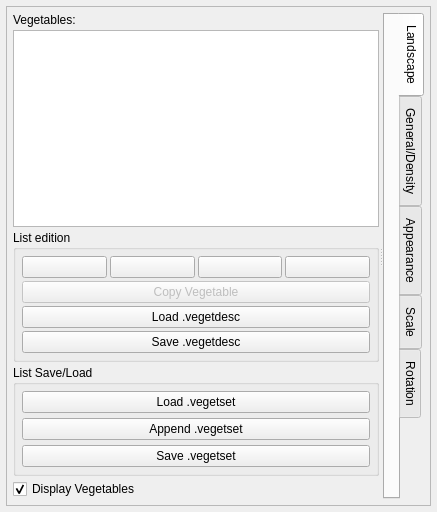
<?xml version="1.0" encoding="UTF-8"?>
<ui version="4.0">
 <class>CVegetableDialog</class>
 <widget class="QDockWidget" name="CVegetableDialog">
  <property name="geometry">
   <rect>
    <x>0</x>
    <y>0</y>
    <width>437</width>
    <height>512</height>
   </rect>
  </property>
  <property name="windowIcon">
   <iconset resource="object_viewer.qrc">
    <normaloff>:/icons/ic_nel_veget.png</normaloff>:/icons/ic_nel_veget.png</iconset>
  </property>
  <property name="windowTitle">
   <string>Vegetable editor</string>
  </property>
  <widget class="QWidget" name="dockWidgetContents">
   <layout class="QGridLayout" name="gridLayout_3">
    <property name="margin">
     <number>6</number>
    </property>
    <property name="spacing">
     <number>5</number>
    </property>
    <item row="0" column="0">
     <widget class="QScrollArea" name="scrollArea">
      <property name="widgetResizable">
       <bool>true</bool>
      </property>
      <widget class="QWidget" name="scrollAreaWidgetContents">
       <property name="geometry">
        <rect>
         <x>0</x>
         <y>0</y>
         <width>423</width>
         <height>476</height>
        </rect>
       </property>
       <layout class="QGridLayout" name="gridLayout_4">
        <property name="margin">
         <number>6</number>
        </property>
        <property name="spacing">
         <number>3</number>
        </property>
        <item row="0" column="0">
         <widget class="QSplitter" name="splitter">
          <property name="orientation">
           <enum>Qt::Horizontal</enum>
          </property>
          <widget class="QWidget" name="layoutWidget">
           <layout class="QVBoxLayout" name="verticalLayout">
            <property name="spacing">
             <number>3</number>
            </property>
            <item>
             <widget class="QLabel" name="label">
              <property name="text">
               <string>Vegetables:</string>
              </property>
             </widget>
            </item>
            <item>
             <widget class="QListWidget" name="listWidget">
              <property name="sizePolicy">
               <sizepolicy hsizetype="Preferred" vsizetype="Expanding">
                <horstretch>0</horstretch>
                <verstretch>0</verstretch>
               </sizepolicy>
              </property>
              <property name="maximumSize">
               <size>
                <width>16777215</width>
                <height>16777215</height>
               </size>
              </property>
             </widget>
            </item>
            <item>
             <widget class="QGroupBox" name="groupBox">
              <property name="title">
               <string>List edition</string>
              </property>
              <layout class="QGridLayout" name="gridLayout">
               <property name="margin">
                <number>6</number>
               </property>
               <property name="spacing">
                <number>3</number>
               </property>
               <item row="0" column="0">
                <widget class="QPushButton" name="addtPushButton">
                 <property name="sizePolicy">
                  <sizepolicy hsizetype="Preferred" vsizetype="Preferred">
                   <horstretch>0</horstretch>
                   <verstretch>0</verstretch>
                  </sizepolicy>
                 </property>
                 <property name="toolTip">
                  <string>Add vegetable</string>
                 </property>
                 <property name="text">
                  <string/>
                 </property>
                 <property name="icon">
                  <iconset resource="object_viewer.qrc">
                   <normaloff>:/icons/ic_nel_add_item.png</normaloff>:/icons/ic_nel_add_item.png</iconset>
                 </property>
                </widget>
               </item>
               <item row="0" column="1">
                <widget class="QPushButton" name="delPushButton">
                 <property name="sizePolicy">
                  <sizepolicy hsizetype="Preferred" vsizetype="Preferred">
                   <horstretch>0</horstretch>
                   <verstretch>0</verstretch>
                  </sizepolicy>
                 </property>
                 <property name="toolTip">
                  <string>Remove vegetable</string>
                 </property>
                 <property name="text">
                  <string/>
                 </property>
                 <property name="icon">
                  <iconset resource="object_viewer.qrc">
                   <normaloff>:/icons/ic_nel_delete_item.png</normaloff>:/icons/ic_nel_delete_item.png</iconset>
                 </property>
                </widget>
               </item>
               <item row="0" column="2">
                <widget class="QPushButton" name="insPushButton">
                 <property name="sizePolicy">
                  <sizepolicy hsizetype="Preferred" vsizetype="Preferred">
                   <horstretch>0</horstretch>
                   <verstretch>0</verstretch>
                  </sizepolicy>
                 </property>
                 <property name="toolTip">
                  <string>Insert vegetable</string>
                 </property>
                 <property name="text">
                  <string/>
                 </property>
                 <property name="icon">
                  <iconset resource="object_viewer.qrc">
                   <normaloff>:/icons/ic_nel_insert_item.png</normaloff>:/icons/ic_nel_insert_item.png</iconset>
                 </property>
                </widget>
               </item>
               <item row="0" column="3">
                <widget class="QPushButton" name="clearPushButton">
                 <property name="sizePolicy">
                  <sizepolicy hsizetype="Preferred" vsizetype="Preferred">
                   <horstretch>0</horstretch>
                   <verstretch>0</verstretch>
                  </sizepolicy>
                 </property>
                 <property name="toolTip">
                  <string>Clear all vegetables</string>
                 </property>
                 <property name="text">
                  <string/>
                 </property>
                 <property name="icon">
                  <iconset resource="object_viewer.qrc">
                   <normaloff>:/icons/ic_nel_reset_all.png</normaloff>:/icons/ic_nel_reset_all.png</iconset>
                 </property>
                </widget>
               </item>
               <item row="1" column="0" colspan="4">
                <widget class="QPushButton" name="copyVegetPushButton">
                 <property name="enabled">
                  <bool>false</bool>
                 </property>
                 <property name="text">
                  <string>Copy Vegetable</string>
                 </property>
                </widget>
               </item>
               <item row="2" column="0" colspan="4">
                <widget class="QPushButton" name="loadVegetdescPushButton">
                 <property name="text">
                  <string>Load .vegetdesc</string>
                 </property>
                </widget>
               </item>
               <item row="3" column="0" colspan="4">
                <widget class="QPushButton" name="saveVegetdescPushButton">
                 <property name="text">
                  <string>Save .vegetdesc</string>
                 </property>
                </widget>
               </item>
              </layout>
             </widget>
            </item>
            <item>
             <widget class="QGroupBox" name="groupBox_2">
              <property name="title">
               <string>List Save/Load</string>
              </property>
              <layout class="QGridLayout" name="gridLayout_2">
               <property name="margin">
                <number>6</number>
               </property>
               <property name="spacing">
                <number>5</number>
               </property>
               <item row="0" column="0">
                <widget class="QPushButton" name="loadVegetsetPushButton">
                 <property name="text">
                  <string>Load .vegetset</string>
                 </property>
                 <property name="icon">
                  <iconset resource="object_viewer.qrc">
                   <normaloff>:/icons/ic_nel_vegetset.png</normaloff>:/icons/ic_nel_vegetset.png</iconset>
                 </property>
                </widget>
               </item>
               <item row="1" column="0">
                <widget class="QPushButton" name="appendVegetsetPushButton">
                 <property name="text">
                  <string>Append .vegetset</string>
                 </property>
                 <property name="icon">
                  <iconset resource="object_viewer.qrc">
                   <normaloff>:/icons/ic_nel_append_item.png</normaloff>:/icons/ic_nel_append_item.png</iconset>
                 </property>
                </widget>
               </item>
               <item row="2" column="0">
                <widget class="QPushButton" name="saveVegetsetPushButton">
                 <property name="text">
                  <string>Save .vegetset</string>
                 </property>
                 <property name="icon">
                  <iconset resource="object_viewer.qrc">
                   <normaloff>:/icons/ic_nel_save.png</normaloff>:/icons/ic_nel_save.png</iconset>
                 </property>
                </widget>
               </item>
              </layout>
             </widget>
            </item>
            <item>
             <widget class="QCheckBox" name="showVegetCheckBox">
              <property name="enabled">
               <bool>true</bool>
              </property>
              <property name="text">
               <string>Display Vegetables</string>
              </property>
              <property name="checked">
               <bool>true</bool>
              </property>
             </widget>
            </item>
           </layout>
          </widget>
          <widget class="QTabWidget" name="tabWidget">
           <property name="tabPosition">
            <enum>QTabWidget::East</enum>
           </property>
           <property name="currentIndex">
            <number>0</number>
           </property>
           <widget class="NLQT::CVegetableLandscapePage" name="landscapePage">
            <attribute name="title">
             <string>Landscape</string>
            </attribute>
           </widget>
           <widget class="NLQT::CVegetableDensityPage" name="densityPage">
            <attribute name="title">
             <string>General/Density</string>
            </attribute>
           </widget>
           <widget class="NLQT::CVegetableApperancePage" name="appearancePage">
            <attribute name="title">
             <string>Appearance</string>
            </attribute>
           </widget>
           <widget class="NLQT::CVegetableScalePage" name="scalePage">
            <attribute name="title">
             <string>Scale</string>
            </attribute>
           </widget>
           <widget class="NLQT::CVegetableRotatePage" name="rotatePage">
            <attribute name="title">
             <string>Rotation</string>
            </attribute>
           </widget>
          </widget>
         </widget>
        </item>
       </layout>
      </widget>
     </widget>
    </item>
   </layout>
  </widget>
 </widget>
 <customwidgets>
  <customwidget>
   <class>NLQT::CVegetableDensityPage</class>
   <extends>QWidget</extends>
   <header>vegetable_density_page.h</header>
   <container>1</container>
  </customwidget>
  <customwidget>
   <class>NLQT::CVegetableLandscapePage</class>
   <extends>QWidget</extends>
   <header>vegetable_landscape_page.h</header>
   <container>1</container>
  </customwidget>
  <customwidget>
   <class>NLQT::CVegetableScalePage</class>
   <extends>QWidget</extends>
   <header>vegetable_scale_page.h</header>
   <container>1</container>
  </customwidget>
  <customwidget>
   <class>NLQT::CVegetableRotatePage</class>
   <extends>QWidget</extends>
   <header>vegetable_rotate_page.h</header>
   <container>1</container>
  </customwidget>
  <customwidget>
   <class>NLQT::CVegetableApperancePage</class>
   <extends>QWidget</extends>
   <header>vegetable_appearance_page.h</header>
   <container>1</container>
  </customwidget>
 </customwidgets>
 <resources>
  <include location="object_viewer.qrc"/>
 </resources>
 <connections/>
</ui>
